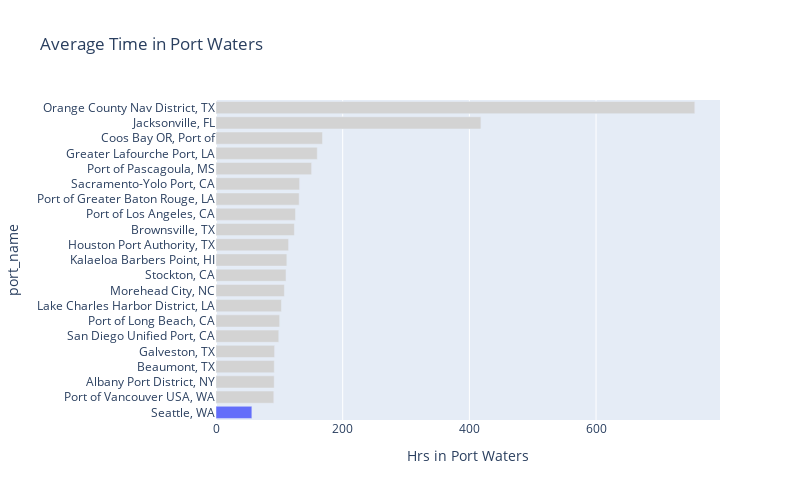

Notebook source saved alongside this figure:
### Code cell
bar_ranking(df=calls_df, cat_group='port_name', stat_col='hrs_in_port_waters',
           stat_alias='Hrs in Port Waters', title='Average Time in Port Waters', 
           labels={'dock_name':'Dock'}, highlight='Seattle, WA',
           width=800, height=500)

### Figure 1 — Plotly figure (JSON) as saved in the notebook; plotly's stock layout.template omitted (floating-point values rounded to 4 significant figures)
{"data": [{"alignmentgroup": "True", "hovertemplate": "Hrs in Port Waters=%{x}<br>port_name=%{y}<extra></extra>", "legendgroup": "", "marker": {"color": ["#636efa", "lightgrey", "lightgrey", "lightgrey", "lightgrey", "lightgrey", "lightgrey", "lightgrey", "lightgrey", "lightgrey", "lightgrey", "lightgrey", "lightgrey", "lightgrey", "lightgrey", "lightgrey", "lightgrey", "lightgrey", "lightgrey", "lightgrey", "lightgrey"], "pattern": {"shape": ""}}, "name": "", "offsetgroup": "", "orientation": "h", "showlegend": false, "textposition": "auto", "type": "bar", "x": [56.61, 91.25, 91.86, 92.01, 92.5, 99.11, 100.5, 103.3, 107.9, 110.5, 111.8, 114.6, 123.7, 125.5, 131.3, 132.0, 150.9, 159.9, 168.1, 418.2, 755.9], "xaxis": "x", "y": ["Seattle, WA", "Port of Vancouver USA, WA", "Albany Port District, NY", "Beaumont, TX", "Galveston, TX", "San Diego Unified Port, CA", "Port of Long Beach, CA", "Lake Charles Harbor District, LA", "Morehead City, NC", "Stockton, CA", "Kalaeloa Barbers Point, HI", "Houston Port Authority, TX", "Brownsville, TX", "Port of Los Angeles, CA", "Port of Greater Baton Rouge, LA", "Sacramento-Yolo Port, CA", "Port of Pascagoula, MS", "Greater Lafourche Port, LA", "Coos Bay OR, Port of", "Jacksonville, FL", "Orange County Nav District, TX"], "yaxis": "y"}], "layout": {"barmode": "relative", "height": 500, "legend": {"tracegroupgap": 0}, "title": {"text": "Average Time in Port Waters"}, "width": 800, "xaxis": {"anchor": "y", "domain": [0, 1], "title": {"text": "Hrs in Port Waters"}}, "yaxis": {"anchor": "x", "domain": [0, 1], "title": {"text": "port_name"}}}}
